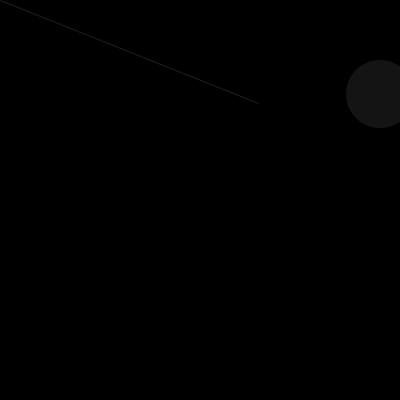
Frame 1 (no input)
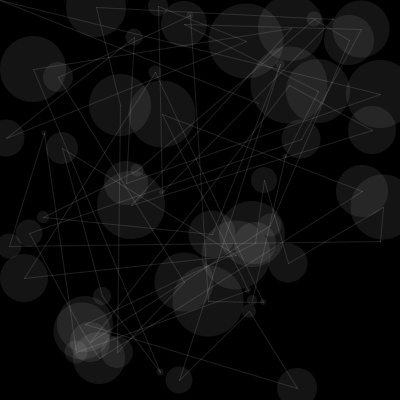
Frame 60 (the mouse pressed at the canvas centre just before this capture)
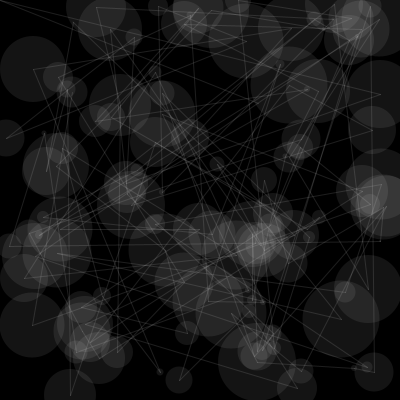
Frame 120 (the mouse held since frame 60 and released just before this capture)

The Processing sketch that drew these frames (run headless with seeded random() and noise(); from frame 60 on, the mouse is pressed at the canvas centre):

// Processing sketch: processing_42794
// ── processing_42794.pde

Dots myDots;
int[] xp = new int[1000];
int[] yp = new int[1000];
int i;
void setup() {
  size (400, 400);
  frameRate(30);
  myDots = new Dots();
  background(0);
}
void draw() {
  myDots.update();
  myDots.connect();
  // println("x: "+xp[i]+", y: "+yp[i]);
  i++;
}
class Dots {
  int x;
  int y;
  int i=2; //array counter
  int j=0;
  Dots() {
    xp[0] = (int)random(width);
    yp[0] = (int)random(height);
    smooth();
    noStroke();
    ellipse(xp[0], yp[0], 10, 10);
  }
  void update() {
    x = (int)random(width);
    y = (int)random(height);
    smooth();
    noStroke();
    fill(255, 20);
    int dia = (int)random(1, 80);
    ellipse(x, y, dia, dia);

    if (i<990 || j<990) {
      xp[i] = x;
      yp[i] = y;
      //println(i);
      i++;
    }
    else {
      i=1;
      j=0;
      background(0);
     // println("array reset");
    }
  }
  void connect() {
    smooth();
    stroke(255, 30);
    line(xp[j], yp[j], xp[j+1], yp[j+1]);
    //println("x: "+xp[j]+", y: "+yp[j]);
    j++;
  }
}
